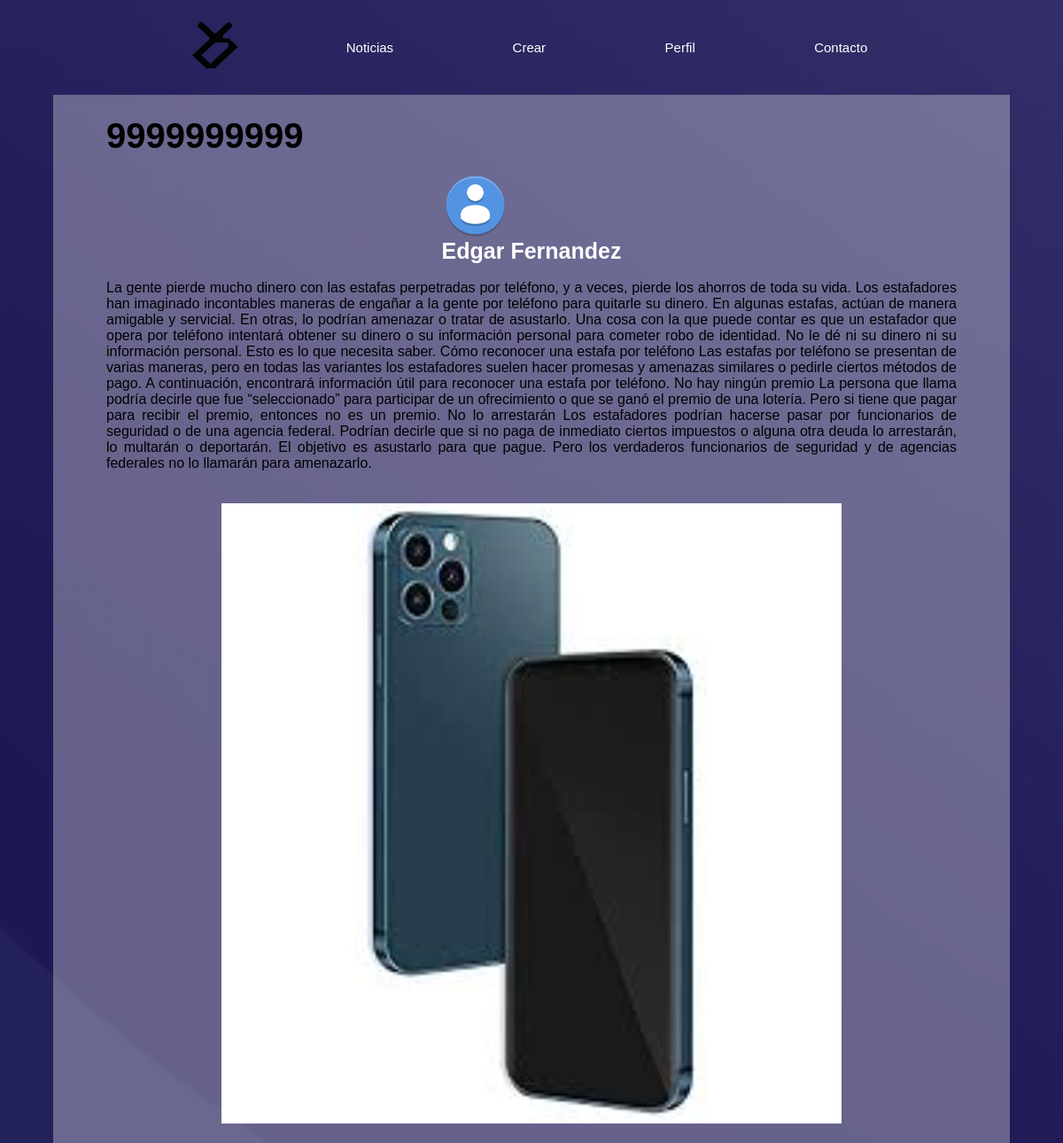
Page /Usuario/articulo.php?id=21 on the committed database.
### tables this page shows
CREATE TABLE `noticia` (
  `id` int(11) NOT NULL,
  `id_user` int(11) NOT NULL,
  `titulo` varchar(30) NOT NULL,
  `descripcion` varchar(500) NOT NULL,
  `contenido` text NOT NULL,
  `imagen` varchar(200) NOT NULL
);

CREATE TABLE `usuario` (
  `id_usuario` int(11) NOT NULL,
  `nombre` varchar(20) NOT NULL,
  `apellidos` varchar(20) NOT NULL,
  `email` varchar(50) NOT NULL,
  `contraseña` varchar(160) NOT NULL,
  `foto` varchar(100) NOT NULL,
  `estado` varchar(10) NOT NULL,
  `ban` varchar(3) NOT NULL
);

### Usuario/articulo.php (the view, shortened to what this page needs)
<?php
require("../Datos/conexion.php");
$id = $_GET['id'];
$sql = "SELECT * FROM noticia INNER JOIN usuario ON id_usuario = id_user AND id = '$id'";
$resultado = mysqli_query($conexion, $sql);
$fila = mysqli_fetch_array($resultado);
?>
<!DOCTYPE html>
<html lang="en">
<head>
    <link rel="stylesheet" type="text/css" href="estilos.css" title="style" />
</head>
<body>
    <div id="background-wrapper">
        <header>
        <div class="navegacion">
          <a href = "./index.php"><img src="./imagenes/LogoDani-02.png" class="logo"/></a>
            <nav>
                <ul>
                    <li class="barra">
                        <a href="./noticias.php" class="decBarra">Noticias</a>
                    </li>
                    <li class="barra">
                        <a href="./crearNoticia.php" class="decBarra">Crear</a>
                    </li>
                    <li class="barra">
                        <a href="./perfil.php" class="decBarra">Perfil</a>
                    </li>
                    <li class="barra">
                        <a href="./contacto.php" class="decBarra">Contacto</a>
                    </li>
                </ul>
            </nav>
        </header>
        <section>
            <article>
                <h1 id = "head"><?php echo ($fila['titulo']) ?></h1><br>
                <div id="centrar-perfil-autor">
                    <div id="perfil-author">
                        <img src="./imagenes/<?php echo ($fila['foto']) ?>" class="autor" width = "75px" heigth = "75px"/>
                        <h5><?php echo ($fila['nombre'] . ' ' . $fila['apellidos']) ?></h5><br>
                    </div>
                </div>
                <p><?php echo ($fila['contenido']) ?></p><br><br>
            </article>
            <article>
                <div id="imagen">
                    <img id = "img-Articulo" src="./Resources/Noticias/<?php echo ($fila['titulo']) ?>/<?php echo ($fila['imagen']) ?>"  width = "700px" heigth = "700px">
                </div><br>
            </article>
        </section>
    </div>
</body>
</html>

### Usuario/estilos.css (style rules this page uses)
* { padding: 0; margin: 0; font-family: Tahoma, sans-serif; background-repeat: no-repeat; }
.navegacion { display: flex; align-items: center; }
nav { flex: 1; text-align: right; color: white; }
nav ul li { list-style: none; margin-left: 70px; display: inline-block; }
.logo { width: 100px; cursor: pointer; }
.barra { border-radius: 10px; padding: 30px; }
.decBarra { text-decoration: none; color: white; font-size: 15px; }
h5 { font-size: 25px; color: white; }
body { background-color: rgb(250, 243, 243); }
body { display: flex; justify-content: center; }
h1 { color: rgb(255, 255, 255); font-size: 40px; }
body { background-image: url(./imagenes/website-background-image-size-psd-vector-photo_waifu2x_art_noise3_scale_tta_1.png); }
#background-wrapper { background-image: url(./imagenes/website-background-image-size-psd-vector-photo_waifu2x_art_noise3_scale_tta_1.png); display: flex; justify-content: center; align-items: center; flex-direction: row; flex-flow: wrap; background-repeat: repeat; width: 100vw; }
section { display: flex; text-align: justify; align-items: center; flex-direction: column; background-color: rgba(255, 255, 255, 0.318); padding-top: 2%; padding-left: 5%; padding-right: 5%; width: 80%; }
#head { color: black; }
#centrar-perfil-autor { display: flex; align-items: center; justify-content: center; }
.autor { display: flex; justify-content: center; align-items: center; border-radius: 100%; }

### rows in the picture
noticia: titulo "9999999999", id_user.foto (placeholder picture), id_user.nombre "Edgar", id_user.apellidos "Fernandez", contenido "La gente pierde mucho dinero con las estafas perpetradas por teléfono, y a veces, pierde los ahorros de toda su vida. Los estafadores han imaginado incontables maneras de engañar a la gente por teléfono para quitarle su dinero. En algunas estafas, actúan de manera amigable y servicial. En otras, lo podrían amenazar o tratar de asustarlo. Una cosa con la que puede contar es que un estafador que opera por teléfono intentará obtener su dinero o su información personal para cometer robo de identidad. No le dé ni su dinero ni su información personal. Esto es lo que necesita saber. Cómo reconocer una estafa por teléfono Las estafas por teléfono se presentan de varias maneras, pero en todas las…", titulo+imagen (picture)
